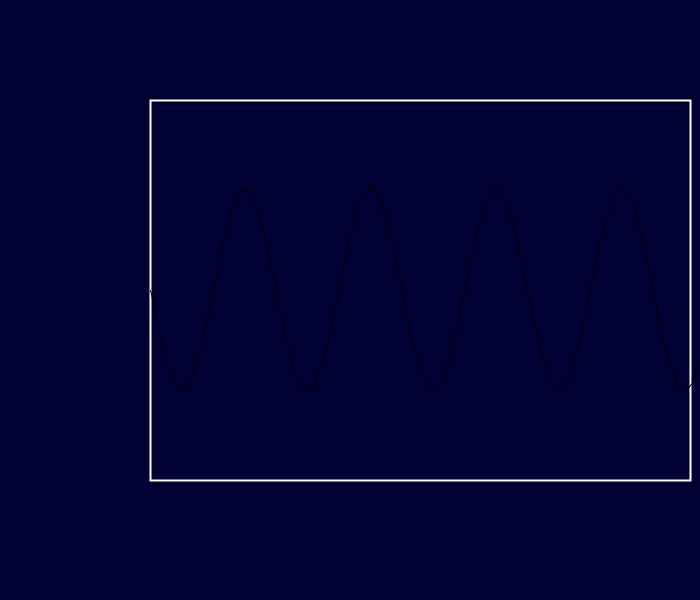
Frame 1 (no input)
Frame 60 (the mouse pressed at the canvas centre just before this capture): identical to frame 1, image omitted
Frame 120 (the mouse held since frame 60 and released just before this capture): identical to frame 1, image omitted

The Processing sketch that drew this single still picture (run headless with seeded random() and noise(); from frame 60 on, the mouse is pressed at the canvas centre):

// Processing sketch: ClassPGraph
// ── ClassPGraph.pde

float x;
int inc = 0;
Oscillogram os;
void setup(){
  size(700,600);
  os = new Oscillogram();

}



void draw(){
  background(0, 0, 51);
  int i=0;
  for(PVector p: os.getGraph(0).vec){
    p.x = i;
    p.y  = 100*sin(i*0.05);
    i++;
  }
  os.show();


}

void mouseReleased(){
  inc++;
}
// ── Oscillogram.pde
class Oscillogram{
  ArrayList<PGraph> graphs = new ArrayList<PGraph>();
  float x, y, wd, hd;
  Oscillogram(){
    x = width/2 - 200;
    y = height/2 - 200;
    wd = 540;
    hd = 380;
    
    graphs.add(new PGraph(x, y));
    for(int i=0; i< 550; i++){
      graphs.get(0).setColor(color(0));
      graphs.get(0).vec.add(new PVector(x, y));
    }
  }
  
  void show(){
    noFill();
    stroke(255);
    strokeWeight(2);
    rect(x, y, wd, hd);
    int i=0;
    for(PGraph g: graphs){
      for(PVector p: os.getGraph(0).vec){
        p.x +=x;
        p.y +=(y + hd/2);
        i++;
      }
      g.show();
    }
  }
  
  PGraph getGraph(int i){
    return graphs.get(i);
  }
}
// ── PGraph.pde
class PGraph{
  ArrayList<PVector> vec = new ArrayList<PVector>();
  color colorPoint;
  float x;
  float y;
  color colorLine;
  float weightLine;
  boolean lineRegister = true;
  boolean colorPointRegist = false;
  PGraph(float x, float y){
      vec.add(new PVector(x, y));
      colorLine = color(255);
      
      weightLine = 1;
  }
  void add(PVector p){
    vec.add(p);
  }
  
  void add(float x, float y){
    vec.add(new PVector(this.x + x, this.y + y));
  }
  
  void setColor(color clr){
    colorLine = clr;
  }
  void noLine(boolean b){
    lineRegister = !b;
  }
  void show(){
    for(int i=1; i<vec.size(); i++){
      stroke(colorLine);
      strokeWeight(weightLine);
      if(lineRegister){
        line(vec.get(i).x, vec.get(i).y, vec.get(i-1).x, vec.get(i-1).y);
      }else{
        if(colorPointRegist){
          stroke(colorPoint);
        }else{
          stroke(random(255), random(255), random(255));
        }
        point(vec.get(i).x, vec.get(i).y);
      }
    }
  }
  
  void setColorPoint(color clr){
    colorPoint = clr;
    colorPointRegist = true;
  }
}
// ── Timer.pde
class Timer
{
  private int ptimeMillis;
  private int timeMillis;
  private int valueStartTimer;
  private int timerInt;
  private boolean start;
  public Timer(){
    start = false;
  }
  public Timer(int intp){
    timerInt = intp;
    start = false;
  }
  public void startTimer()
  {
    start = true;
    valueStartTimer = millis();
    
  }
  public void stopTimeOut()
  {
    start = false;
  }
  
  public int valueTimer(){
    
    return millis()-valueStartTimer;
  }
  
  public void setTimeInt(int a)
  {
    timerInt = a;
    
  }
  
  public boolean timeOut()
  {
    if((millis() - valueStartTimer >= timerInt)&& start)
    {
      valueStartTimer = millis();
       return true;
       
    }
    return false;
  }
  
  
}
